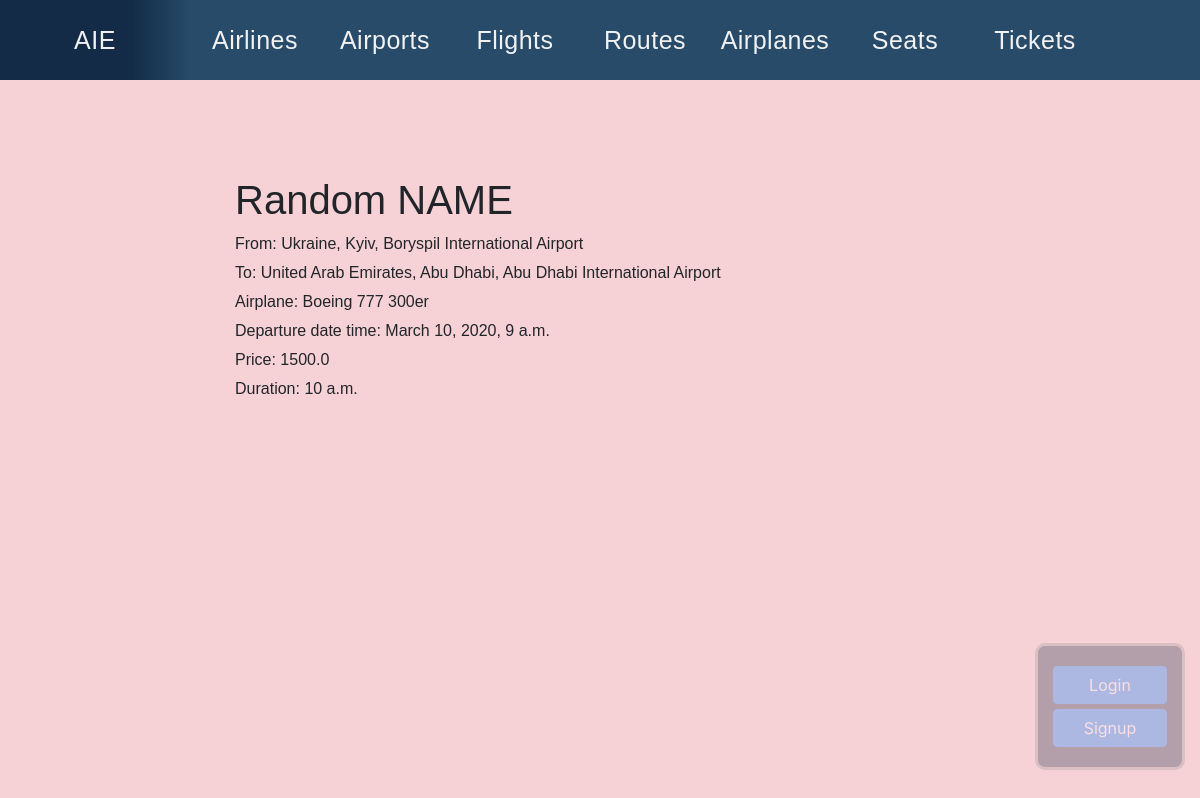
/airtickets/flight/wegh-1583086763/, run on the app's committed database.
### airtickets/models.py (models this page shows, shortened)
class Flight(models.Model):
    name = models.CharField(max_length=50, db_index=True)
    airplane = models.ForeignKey(Airplane, on_delete=models.CASCADE, related_name='flights')
    route = models.ForeignKey(Route, on_delete=models.CASCADE, related_name='flights')
    departureDateTime = models.DateTimeField()
    price = models.FloatField()
    duration = models.TimeField()
    slug = models.SlugField(max_length=100, unique=True, blank=True)

class Route(models.Model):
    name = models.CharField(max_length=100, db_index=True, unique=True)
    airportFrom = models.ForeignKey(Airport, on_delete=models.CASCADE, related_name='routesFrom')
    airportTo = models.ForeignKey(Airport, on_delete=models.CASCADE, related_name='routesTo')
    slug = models.SlugField(max_length=100, unique=True, blank=True)

class Airport(models.Model):
    name = models.CharField(max_length=100, db_index=True, unique=True)
    city = models.ForeignKey(City, on_delete=models.CASCADE, related_name='airports')
    address = models.CharField(max_length=100, unique=True)
    phone = models.CharField(max_length=15, unique=True)
    slug = models.SlugField(max_length=50, unique=True, blank=True)

class City(models.Model):
    name = models.CharField(max_length=50, db_index=True, unique=True)
    slug = models.CharField(max_length=50, unique=True, blank=True)
    country = models.ForeignKey(Country, on_delete=models.CASCADE, related_name='cities')

class Country(models.Model):
    name = models.CharField(max_length=50, db_index=True, unique=True)
    slug = models.SlugField(max_length=50, unique=True, blank=True)

class Airplane(models.Model):
    name = models.CharField(max_length=100, db_index=True, unique=True)
    airline = models.ForeignKey(Airline, on_delete=models.CASCADE, related_name='airplanes')
    capacity = models.IntegerField()
    numberRows = models.IntegerField()
    slug = models.SlugField(max_length=50, unique=True, blank=True)

### airtickets/views.py (the view)
# urls.py: path('flight/<str:slug>/', FlightDetail.as_view(), name='flight_detail_url'),
class FlightDetail(ObjectDetailMixin, View):
    model = Flight
    template = 'airtickets/flight_detail.html'

### airtickets/utils.py (called while the page is built)
    def get(self, request, slug):
        obj = get_object_or_404(self.model, slug__iexact=slug)
        return render(request, self.template, context={self.model.__name__.lower(): obj, 'admin_object': obj,
                                                       'detail': True})

### airtickets/templates/airtickets/flight_detail.html (shortened to what this page needs)
{% extends 'airtickets/base_airtickets.html' %}
{% block content %}
    <h1 class="mt-5">{{ flight.name }}</h1>
    <p>From: {{ flight.route.airportFrom.city.country.name }}, {{ flight.route.airportFrom.city.name }}, {{ flight.route.airportFrom.name }}</p>
    <p>To: {{ flight.route.airportTo.city.country.name }}, {{ flight.route.airportTo.city.name }}, {{ flight.route.airportTo.name }}</p>
    <p>Airplane: {{ flight.airplane.name }}</p>
    <p>Departure date time: {{ flight.departureDateTime }}</p>
    <p>Price: {{ flight.price }}</p>
    <p>Duration: {{ flight.duration }}</p>
{% endblock %}

### static/css/styles.css (style rules this page uses)
body { background-image: url(/static/images/back.jpg) }

### templates/base.html (style rules this page uses)
.admin-panel a,p { display: block; margin: 5px 0; }
body { background: #f6d2d6 url(/static/images/bg_palitra.png) no-repeat; background-attachment:fixed; background-size: contain; background-position:190px; }

### data on the page
Flight: name "Random NAME", route.airportFrom.city.country.name "Ukraine", route.airportFrom.city.name "Kyiv", route.airportFrom.name "Boryspil International Airport", route.airportTo.city.country.name "United Arab Emirates", route.airportTo.city.name "Abu Dhabi", route.airportTo.name "Abu Dhabi International Airport", airplane.name "Boeing 777 300er", departureDateTime "March 10, 2020, 9 a.m.", price "1500.0", duration "10 a.m."
